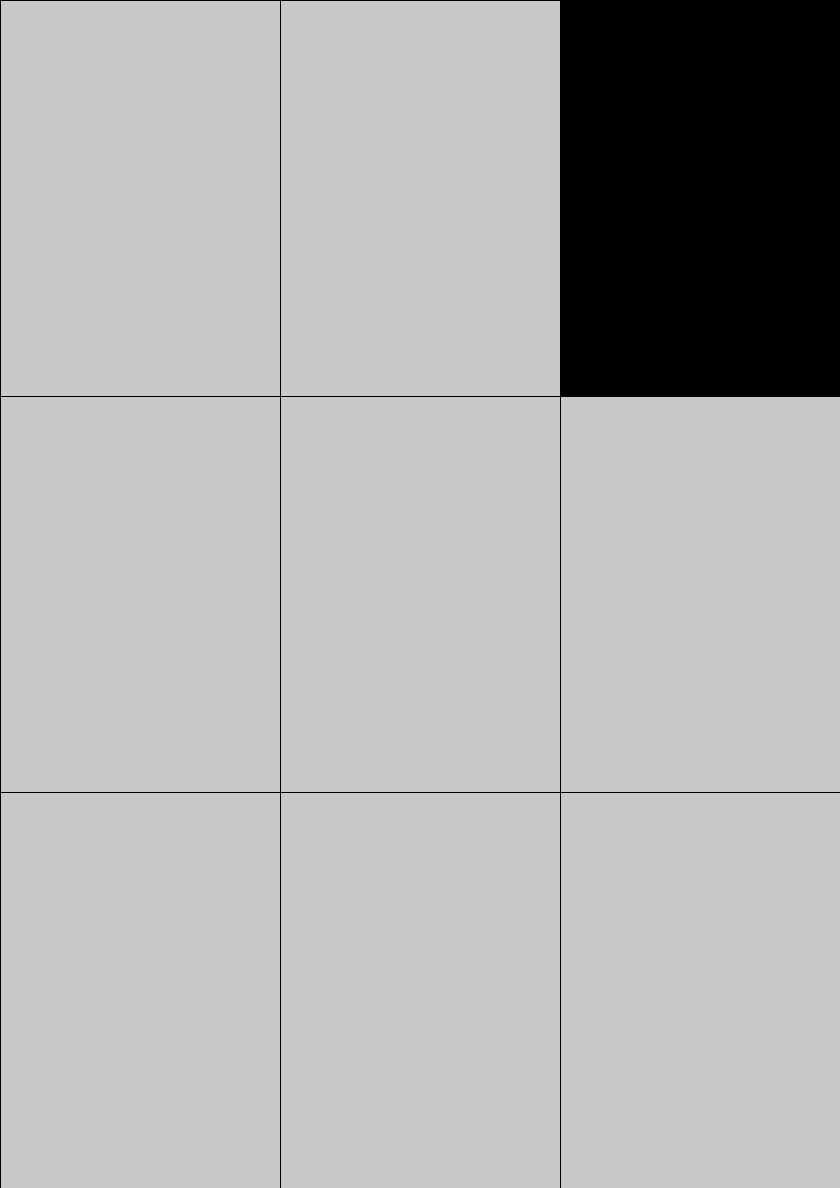
Frame 1 (no input)
Frame 60 (the mouse pressed at the canvas centre just before this capture): identical to frame 1, image omitted
Frame 120 (the mouse held since frame 60 and released just before this capture): identical to frame 1, image omitted

The Processing sketch that drew this single still picture (run headless with seeded random() and noise(); from frame 60 on, the mouse is pressed at the canvas centre):

// Processing sketch: fluentLayout
// ── fluentLayout.pde
Layout layout = null;
int xCells = 3;
int yCells = 3;

int x =int(random(xCells));
  int y = int(random(yCells));
  int r = int(random(255));
  int g = int(random(255));
  int b = int(random(255));
  
void setup(){
  size(840,1188);
     layout = new Layout(xCells,yCells);
     layout.countGrid();
     layout.drawCellWithColor(x,y,r,g,b);
}

void draw(){

  background(200);
 
  layout.drawGrid();
  layout.moveCell(x,y);
  //layout.drawRandomCell();
  
  
}

// ── Cell.pde
class Cell{
  float x;
  float y;
  float cWidth;
  float cHeight;
  int r= 0, g = 0, b = 0;
  
   Cell(Cell cell){
  this.x = cell.x;
  this.y =  cell.y;
  this.cWidth = cell.cWidth;
  this.cHeight = cell.cHeight;
  this.r = cell.r;
  this.g = cell.g;
  this.b = cell.b;
  }
  
  Cell(float x, float y, float w, float h){
  this.x = x;
  this.y =  y;
  this.cWidth = w;
  this.cHeight = h;
  }
  
  Cell(float x, float y, float w, float h, int r, int g, int b){
  this.x = x;
  this.y =  y;
  this.cWidth = w;
  this.cHeight = h;
  
  this.r = r;
  this.g = g;
  this.b = b;
  }
  
  void drawCell(){
    noStroke();
    fill(r, g, b);
    rect(x, y, cWidth, cHeight);
  }
  
  void applyRandomColor(){
   r = int(random(255));
   g = int(random(255));
   b = int(random(255));
  }
  
  void applyColor(int r, int g, int b){
   this.r = r;
   this.g = g;
   this.b = b;
  }
}

// ── Layout.pde
class Layout{
  int xCells;
  int yCells;
  Cell cells[][];
  Layout(int x, int y){
  this.xCells = x;
  this.yCells = y;
  cells =  new Cell[xCells][yCells];
  }
  void countGrid(){
    for(int i =0; i<xCells; i++){
      for(int j = 0; j<yCells; j++){
        cells[i][j]= new Cell(width/xCells*i, height/yCells*j, width/xCells, height/yCells);
        //line(0,height/yCells*j, width, height/yCells*j);
      }
    }
  }
  void drawGrid(){
    strokeWeight(1);
    stroke(0,0,0);
    noFill();
        for(int i =0; i<xCells; i++){
      for(int j = 0; j<yCells; j++){
        line(0,height/yCells*j, width, height/yCells*j);
        line(width/xCells*i,0, width/xCells*i, height);
      }
    }
    //fill(0,0,0);
    //rect(0,height/yCells, width/xCells, height/yCells);
    
  }
  
  void drawRandomCell(){
     int x =int(random(xCells));
  int y = int(random(yCells));
    cells[x][y].applyRandomColor();
    cells[x][y].drawCell(); //<>//
   
  }
  
    void drawCellWithColor(int x, int y, int r, int g, int b){
     
    cells[x][y].applyColor(r,g,b);
    cells[x][y].drawCell();
   
  }
  
  void drawCell(int x, int y){
     
    cells[x][y].drawCell();
   
  }
  
   void moveCell(int x, int y){
    if (x<(xCells-1)) 
   // Cell temp = new Cell(cells[x+1][y+1]);
    drawCell(x+1,y);
    else
    drawCell(x-1,y);
   
  }
}
